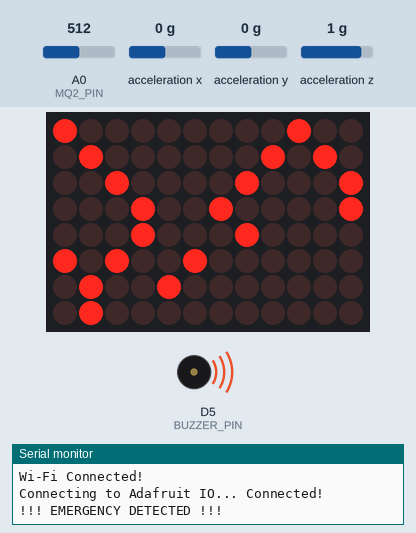
Recording of a sketch running on a simulated Arduino Uno R4 WiFi. On the bench: 12×8 LED matrix, buzzer (waves = sounding, pin HIGH), the last lines printed to the serial monitor. Wiring (inferred from the names in the program): MPU-6050 motion sensor at I2C address 0x68. Inputs (shaded band) come from the test bench; at power-on: A0 (MQ2_PIN) = 512, acceleration x 0 g, acceleration y 0 g, acceleration z 1 g. WiFi joins after 1.5 s; servers stay silent unless stated; no MQTT or app messages arrive unless stated.

Above: at 2.7 s.
2.8 s: A0 (MQ2_PIN) set to 411
5.5 s: A0 (MQ2_PIN) set to 391
At 6.5 s:
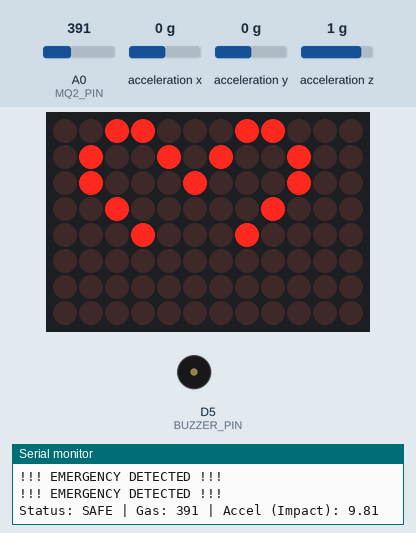
8.2 s: A0 (MQ2_PIN) set to 716
At 8.9 s:
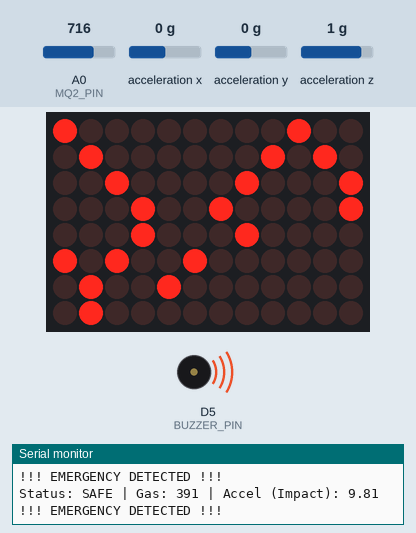
10.9 s: A0 (MQ2_PIN) set to 306
At 13.3 s:
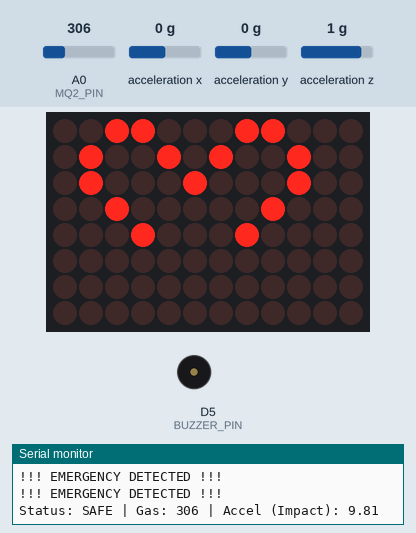
Timing chart, 0 to 14.7 s (numbered marks = the images above; inputs shaded):
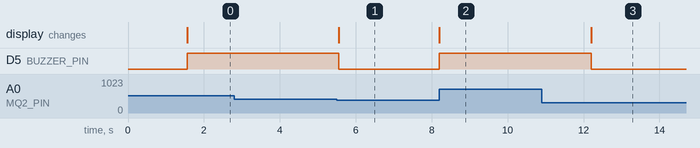

The sketch:

AEROGUARD.ino
```cpp
#include <WiFiS3.h>
#include <Wire.h>
#include "Arduino_LED_Matrix.h"
#include "Adafruit_MQTT.h"
#include "Adafruit_MQTT_Client.h"

// ==========================================
// 1. YOUR CREDENTIALS
// ==========================================
#define WIFI_SSID       "SIST-Hackathon-2026"
#define WIFI_PASS       "sbu123!@#"

#define AIO_SERVER      "io.adafruit.com"
#define AIO_SERVERPORT  1883
#define AIO_USERNAME    "Spidey_008"
#define AIO_KEY         "aio_jyEG60njrrnwLlGxxrIkPtGtNk7F"

// ==========================================
// 2. HARDWARE PINS & THRESHOLDS
// ==========================================
const int MQ2_PIN = A0;
const int BUZZER_PIN = 5;
const int GAS_DANGER = 400;
const int FALL_DANGER = 35;   // INCREASED: Now requires a massive 3.5G impact spike

// ==========================================
// 3. OBJECT SETUP
// ==========================================
ArduinoLEDMatrix matrix;
WiFiClient client;
Adafruit_MQTT_Client mqtt(&client, AIO_SERVER, AIO_SERVERPORT, AIO_USERNAME, AIO_KEY);

Adafruit_MQTT_Publish gasFeed = Adafruit_MQTT_Publish(&mqtt, AIO_USERNAME "/feeds/gas-level");
Adafruit_MQTT_Publish statusFeed = Adafruit_MQTT_Publish(&mqtt, AIO_USERNAME "/feeds/worker-status");

const uint32_t icon_safe[] = { 0x3184a444, 0x42081100, 0x0 };
const uint32_t icon_danger[] = { 0x80440a21, 0x1121110a, 0x40480400 };

unsigned long lastCloudUpdate = 0;
const int CLOUD_DELAY = 5000;

void setup() {
  Serial.begin(115200);
  matrix.begin();

  pinMode(BUZZER_PIN, OUTPUT);
  digitalWrite(BUZZER_PIN, LOW);

  // --- RAW MPU6050 SETUP ---
  Serial.println("Waking up MPU6050 manually...");
  Wire.begin();

  // 1. Wake up the sensor
  Wire.beginTransmission(0x68);
  Wire.write(0x6B); // Power management register
  Wire.write(0);    // Write 0 to wake it up
  Wire.endTransmission(true);

  // 2. Configure sensor for +/- 8g range (Hard impact detection)
  Wire.beginTransmission(0x68);
  Wire.write(0x1C); // Accelerometer Configuration Register
  Wire.write(0x10); // Set to +/- 8g (0x10 in Hex)
  Wire.endTransmission(true);

  Serial.println("MPU6050 Awake and configured for Heavy Impacts!");

  // Connect to Wi-Fi
  Serial.print("Connecting to Wi-Fi: ");
  Serial.println(WIFI_SSID);
  WiFi.begin(WIFI_SSID, WIFI_PASS);
  while (WiFi.status() != WL_CONNECTED) {
    delay(500);
    Serial.print(".");
  }
  Serial.println("\nWi-Fi Connected!");
}

void loop() {
  connectToCloud();

  // 1. Read Gas Sensor
  int32_t currentGasLevel = analogRead(MQ2_PIN);

  // 2. Read MPU6050 Manually
  Wire.beginTransmission(0x68);
  Wire.write(0x3B); // Start at accelerometer data register
  Wire.endTransmission(false);
  Wire.requestFrom(0x68, 6, true); // Request 6 bytes (X, Y, Z)

  int16_t AcX = Wire.read() << 8 | Wire.read();
  int16_t AcY = Wire.read() << 8 | Wire.read();
  int16_t AcZ = Wire.read() << 8 | Wire.read();

  // Convert raw data to standard m/s^2
  // UPDATED: Divided by 4096.0 because we changed the sensor scale to +/- 8g
  float ax = (AcX / 4096.0) * 9.81;
  float ay = (AcY / 4096.0) * 9.81;
  float az = (AcZ / 4096.0) * 9.81;

  float totalAccel = sqrt(pow(ax, 2) + pow(ay, 2) + pow(az, 2));

  // 3. Evaluate Danger
  bool isGasLeak = (currentGasLevel > GAS_DANGER);
  bool isFallDetected = (totalAccel > FALL_DANGER);

  if (isGasLeak || isFallDetected) {
    digitalWrite(BUZZER_PIN, HIGH);
    matrix.loadFrame(icon_danger);

    Serial.println("!!! EMERGENCY DETECTED !!!");

    gasFeed.publish(currentGasLevel);
    if (isGasLeak) statusFeed.publish("GAS_LEAK");
    if (isFallDetected) statusFeed.publish("MAN_DOWN");

    delay(2000);
  }
  else {
    digitalWrite(BUZZER_PIN, LOW);
    matrix.loadFrame(icon_safe);

    if (millis() - lastCloudUpdate > CLOUD_DELAY) {
      Serial.print("Status: SAFE | Gas: ");
      Serial.print(currentGasLevel);
      Serial.print(" | Accel (Impact): ");
      Serial.println(totalAccel);

      gasFeed.publish(currentGasLevel);
      statusFeed.publish("SAFE");
      lastCloudUpdate = millis();
    }
  }
}

void connectToCloud() {
  if (mqtt.connected()) return;

  Serial.print("Connecting to Adafruit IO... ");
  int8_t ret;
  while ((ret = mqtt.connect()) != 0) {
       Serial.println(mqtt.connectErrorString(ret));
       Serial.println("Retrying connection in 5 seconds...");
       mqtt.disconnect();
       delay(5000);
  }
  Serial.println("Connected!");
}
```

Measured:
- the behaviour switches between 401 and 400 on A0 (MQ2_PIN) (found by bisection; images 0 and 1)
- after the input at 5.5 s, D5 (BUZZER_PIN): HIGH → LOW after 0.06 s; the display: changes after 0.06 s (image 1)
- after the input at 8.2 s, D5 (BUZZER_PIN): LOW → HIGH at once; the display: changes at once (image 2)
- after the input at 10.9 s, D5 (BUZZER_PIN): HIGH → LOW after 1.3 s; the display: changes after 1.3 s (image 3)
